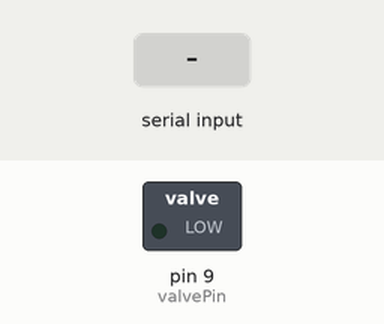
A sketch run on a simulated Arduino Uno, built with avr-gcc and run on an emulated ATmega328P. Shown: switched loads named in the sketch (green lamp = pin HIGH). The inputs (shaded band) are chosen by the test bench.

Above: at 1.2 s.
1.3 s: "1" received over the second serial link
At 2.1 s:
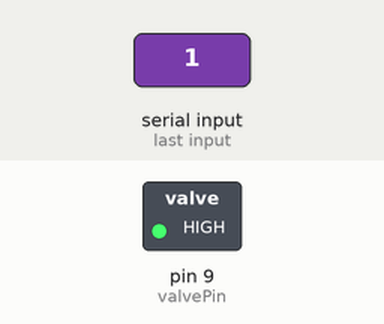
Timing chart, 0 to 4.3 s (numbered marks = the images above; inputs shaded):
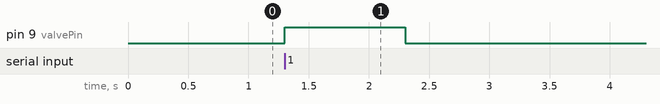

The sketch:

receiver.ino
```cpp
#include <SoftwareSerial.h>
#include "control.h"

SoftwareSerial link(2, 3);
const int valvePin = 9;
ValveControl valve;

void setup() {
  pinMode(valvePin, OUTPUT); digitalWrite(valvePin, LOW);
  Serial.begin(9600); link.begin(9600);
}
void loop() {
  while (link.available()) valve.receive(link.read(), millis());
  digitalWrite(valvePin, valve.update(millis()) ? HIGH : LOW);
}
```

control.h
```cpp
#pragma once
// Bagian logika yang dapat diperiksa tanpa perangkat Arduino.
inline int moisturePercent(int raw) {
    if (raw < 0 || raw > 1023) return -1;
    return static_cast<int>(raw * 100L / 1023);
}
inline char irrigationCommand(int raw, int threshold = 30) {
    const int percent = moisturePercent(raw);
    return percent >= 0 && percent < threshold ? '1' : '0';
}
struct ValveControl {
    bool open = false;
    bool received = false;
    unsigned long lastReceived = 0;
    void receive(char command, unsigned long now) {
        if (command != '0' && command != '1') { open = false; return; }
        open = command == '1'; received = true; lastReceived = now;
    }
    bool update(unsigned long now) {
        if (!received || now - lastReceived > 1000UL) open = false;
        return open;
    }
};
```

Measured:
- after the input at 1.3 s, pin 9 (valvePin): LOW → HIGH at once, → LOW 1.0 s later
